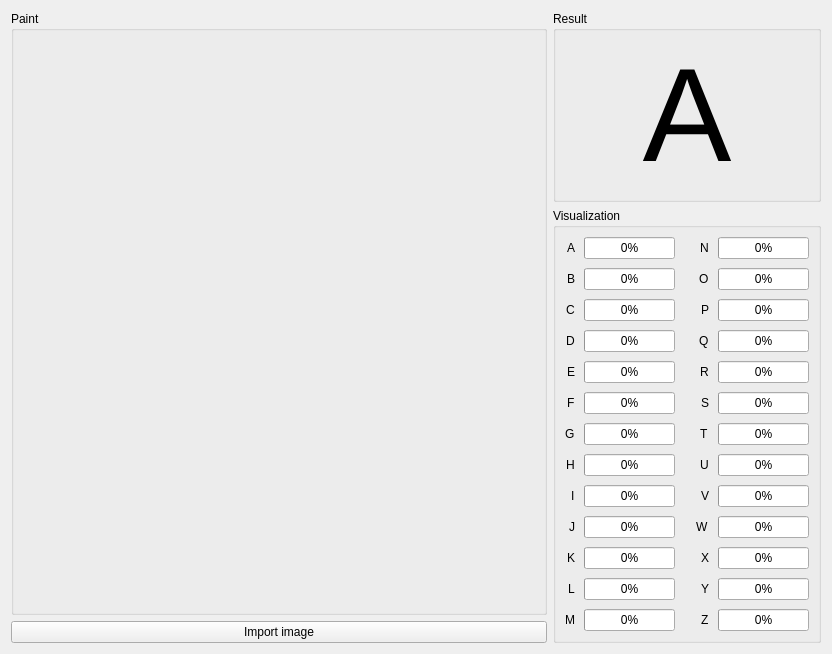
      <widget class="QWidget" name="recognitionTab">
       <attribute name="title">
        <string>Recognition</string>
       </attribute>
       <layout class="QHBoxLayout" name="horizontalLayout_4">
        <item>
         <layout class="QVBoxLayout" name="verticalLayout_11">
          <item>
           <widget class="QGroupBox" name="groupBox_9">
            <property name="title">
             <string>Paint</string>
            </property>
            <layout class="QHBoxLayout" name="horizontalLayout_7">
             <item>
              <widget class="ScribbleWidget" name="scribbleArea" native="true">
               <property name="sizePolicy">
                <sizepolicy hsizetype="Expanding" vsizetype="Expanding">
                 <horstretch>0</horstretch>
                 <verstretch>0</verstretch>
                </sizepolicy>
               </property>
               <property name="minimumSize">
                <size>
                 <width>512</width>
                 <height>512</height>
                </size>
               </property>
               <property name="maximumSize">
                <size>
                 <width>512</width>
                 <height>512</height>
                </size>
               </property>
               <property name="cursor">
                <cursorShape>PointingHandCursor</cursorShape>
               </property>
              </widget>
             </item>
            </layout>
           </widget>
          </item>
          <item>
           <widget class="QPushButton" name="imageImportButton">
            <property name="text">
             <string>Import image</string>
            </property>
           </widget>
          </item>
         </layout>
        </item>
        <item>
         <layout class="QVBoxLayout" name="verticalLayout_10">
          <item>
           <widget class="QGroupBox" name="groupBox_11">
            <property name="title">
             <string>Result</string>
            </property>
            <layout class="QHBoxLayout" name="horizontalLayout_3">
             <item>
              <widget class="QLabel" name="resultLabel">
               <property name="font">
                <font>
                 <pointsize>100</pointsize>
                </font>
               </property>
               <property name="text">
                <string>A</string>
               </property>
               <property name="alignment">
                <set>Qt::AlignCenter</set>
               </property>
              </widget>
             </item>
            </layout>
           </widget>
          </item>
          <item>
           <widget class="QGroupBox" name="groupBox_10">
            <property name="title">
             <string>Visualization</string>
            </property>
            <layout class="QHBoxLayout" name="horizontalLayout_5">
             <property name="spacing">
              <number>9</number>
             </property>
             <item>
              <layout class="QGridLayout" name="gridLayout_4">
               <item row="8" column="0" colspan="2">
                <widget class="QLabel" name="label_34">
                 <property name="sizePolicy">
                  <sizepolicy hsizetype="Fixed" vsizetype="Preferred">
                   <horstretch>0</horstretch>
                   <verstretch>0</verstretch>
                  </sizepolicy>
                 </property>
                 <property name="layoutDirection">
                  <enum>Qt::RightToLeft</enum>
                 </property>
                 <property name="text">
                  <string>I</string>
                 </property>
                </widget>
               </item>
               <item row="0" column="2">
                <widget class="QProgressBar" name="pctBar_A">
                 <property name="sizePolicy">
                  <sizepolicy hsizetype="Fixed" vsizetype="Fixed">
                   <horstretch>0</horstretch>
                   <verstretch>0</verstretch>
                  </sizepolicy>
                 </property>
                 <property name="value">
                  <number>0</number>
                 </property>
                </widget>
               </item>
               <item row="5" column="0" colspan="2">
                <widget class="QLabel" name="label_29">
                 <property name="sizePolicy">
                  <sizepolicy hsizetype="Fixed" vsizetype="Preferred">
                   <horstretch>0</horstretch>
                   <verstretch>0</verstretch>
                  </sizepolicy>
                 </property>
                 <property name="layoutDirection">
                  <enum>Qt::RightToLeft</enum>
                 </property>
                 <property name="text">
                  <string>F</string>
                 </property>
                </widget>
               </item>
               <item row="6" column="2">
                <widget class="QProgressBar" name="pctBar_G">
                 <property name="sizePolicy">
                  <sizepolicy hsizetype="Fixed" vsizetype="Fixed">
                   <horstretch>0</horstretch>
                   <verstretch>0</verstretch>
                  </sizepolicy>
                 </property>
                 <property name="value">
                  <number>0</number>
                 </property>
                </widget>
               </item>
               <item row="11" column="2">
                <widget class="QProgressBar" name="pctBar_L">
                 <property name="sizePolicy">
                  <sizepolicy hsizetype="Fixed" vsizetype="Fixed">
                   <horstretch>0</horstretch>
                   <verstretch>0</verstretch>
                  </sizepolicy>
                 </property>
                 <property name="value">
                  <number>0</number>
                 </property>
                </widget>
               </item>
               <item row="6" column="0" colspan="2">
                <widget class="QLabel" name="label_32">
                 <property name="sizePolicy">
                  <sizepolicy hsizetype="Fixed" vsizetype="Preferred">
                   <horstretch>0</horstretch>
                   <verstretch>0</verstretch>
                  </sizepolicy>
                 </property>
                 <property name="layoutDirection">
                  <enum>Qt::RightToLeft</enum>
                 </property>
                 <property name="text">
                  <string>G</string>
                 </property>
                </widget>
               </item>
               <item row="11" column="0" colspan="2">
                <widget class="QLabel" name="label_35">
                 <property name="sizePolicy">
                  <sizepolicy hsizetype="Fixed" vsizetype="Preferred">
                   <horstretch>0</horstretch>
                   <verstretch>0</verstretch>
                  </sizepolicy>
                 </property>
                 <property name="layoutDirection">
                  <enum>Qt::RightToLeft</enum>
                 </property>
                 <property name="text">
                  <string>L</string>
                 </property>
                </widget>
               </item>
               <item row="3" column="0" colspan="2">
                <widget class="QLabel" name="label_27">
                 <property name="sizePolicy">
                  <sizepolicy hsizetype="Fixed" vsizetype="Preferred">
                   <horstretch>0</horstretch>
                   <verstretch>0</verstretch>
                  </sizepolicy>
                 </property>
                 <property name="layoutDirection">
                  <enum>Qt::RightToLeft</enum>
                 </property>
                 <property name="text">
                  <string>D</string>
                 </property>
                </widget>
               </item>
               <item row="2" column="0" colspan="2">
                <widget class="QLabel" name="label_28">
                 <property name="sizePolicy">
                  <sizepolicy hsizetype="Fixed" vsizetype="Preferred">
                   <horstretch>0</horstretch>
                   <verstretch>0</verstretch>
                  </sizepolicy>
                 </property>
                 <property name="layoutDirection">
                  <enum>Qt::RightToLeft</enum>
                 </property>
                 <property name="text">
                  <string>C</string>
                 </property>
                </widget>
               </item>
               <item row="1" column="0" colspan="2">
                <widget class="QLabel" name="label_26">
                 <property name="sizePolicy">
                  <sizepolicy hsizetype="Fixed" vsizetype="Preferred">
                   <horstretch>0</horstretch>
                   <verstretch>0</verstretch>
                  </sizepolicy>
                 </property>
                 <property name="layoutDirection">
                  <enum>Qt::RightToLeft</enum>
                 </property>
                 <property name="text">
                  <string>B</string>
                 </property>
                </widget>
               </item>
               <item row="5" column="2">
                <widget class="QProgressBar" name="pctBar_F">
                 <property name="sizePolicy">
                  <sizepolicy hsizetype="Fixed" vsizetype="Fixed">
                   <horstretch>0</horstretch>
                   <verstretch>0</verstretch>
                  </sizepolicy>
                 </property>
                 <property name="value">
                  <number>0</number>
                 </property>
                </widget>
               </item>
               <item row="8" column="2">
                <widget class="QProgressBar" name="pctBar_I">
                 <property name="sizePolicy">
                  <sizepolicy hsizetype="Fixed" vsizetype="Fixed">
                   <horstretch>0</horstretch>
                   <verstretch>0</verstretch>
                  </sizepolicy>
                 </property>
                 <property name="value">
                  <number>0</number>
                 </property>
                </widget>
               </item>
               <item row="12" column="0" colspan="2">
                <widget class="QLabel" name="label_38">
                 <property name="sizePolicy">
                  <sizepolicy hsizetype="Fixed" vsizetype="Preferred">
                   <horstretch>0</horstretch>
                   <verstretch>0</verstretch>
                  </sizepolicy>
                 </property>
                 <property name="layoutDirection">
                  <enum>Qt::RightToLeft</enum>
                 </property>
                 <property name="text">
                  <string>M</string>
                 </property>
                </widget>
               </item>
               <item row="1" column="2">
                <widget class="QProgressBar" name="pctBar_B">
                 <property name="sizePolicy">
                  <sizepolicy hsizetype="Fixed" vsizetype="Fixed">
                   <horstretch>0</horstretch>
                   <verstretch>0</verstretch>
                  </sizepolicy>
                 </property>
                 <property name="value">
                  <number>0</number>
                 </property>
                </widget>
               </item>
               <item row="2" column="2">
                <widget class="QProgressBar" name="pctBar_C">
                 <property name="sizePolicy">
                  <sizepolicy hsizetype="Fixed" vsizetype="Fixed">
                   <horstretch>0</horstretch>
                   <verstretch>0</verstretch>
                  </sizepolicy>
                 </property>
                 <property name="value">
                  <number>0</number>
                 </property>
                </widget>
               </item>
               <item row="10" column="0" colspan="2">
                <widget class="QLabel" name="label_36">
                 <property name="sizePolicy">
                  <sizepolicy hsizetype="Fixed" vsizetype="Preferred">
                   <horstretch>0</horstretch>
                   <verstretch>0</verstretch>
                  </sizepolicy>
                 </property>
                 <property name="layoutDirection">
                  <enum>Qt::RightToLeft</enum>
                 </property>
                 <property name="text">
                  <string>K</string>
                 </property>
                </widget>
               </item>
               <item row="4" column="2">
                <widget class="QProgressBar" name="pctBar_E">
                 <property name="sizePolicy">
                  <sizepolicy hsizetype="Fixed" vsizetype="Fixed">
                   <horstretch>0</horstretch>
                   <verstretch>0</verstretch>
                  </sizepolicy>
                 </property>
                 <property name="value">
                  <number>0</number>
                 </property>
                </widget>
               </item>
               <item row="3" column="2">
                <widget class="QProgressBar" name="pctBar_D">
                 <property name="sizePolicy">
                  <sizepolicy hsizetype="Fixed" vsizetype="Fixed">
                   <horstretch>0</horstretch>
                   <verstretch>0</verstretch>
                  </sizepolicy>
                 </property>
                 <property name="value">
                  <number>0</number>
                 </property>
                </widget>
               </item>
               <item row="7" column="2">
                <widget class="QProgressBar" name="pctBar_H">
                 <property name="sizePolicy">
                  <sizepolicy hsizetype="Fixed" vsizetype="Fixed">
                   <horstretch>0</horstretch>
                   <verstretch>0</verstretch>
                  </sizepolicy>
                 </property>
                 <property name="value">
                  <number>0</number>
                 </property>
                </widget>
               </item>
               <item row="0" column="0" colspan="2">
                <widget class="QLabel" name="label_25">
                 <property name="sizePolicy">
                  <sizepolicy hsizetype="Fixed" vsizetype="Preferred">
                   <horstretch>0</horstretch>
                   <verstretch>0</verstretch>
                  </sizepolicy>
                 </property>
                 <property name="layoutDirection">
                  <enum>Qt::RightToLeft</enum>
                 </property>
                 <property name="text">
                  <string>A</string>
                 </property>
                </widget>
               </item>
               <item row="10" column="2">
                <widget class="QProgressBar" name="pctBar_K">
                 <property name="sizePolicy">
                  <sizepolicy hsizetype="Fixed" vsizetype="Fixed">
                   <horstretch>0</horstretch>
                   <verstretch>0</verstretch>
                  </sizepolicy>
                 </property>
                 <property name="value">
                  <number>0</number>
                 </property>
                </widget>
               </item>
               <item row="9" column="0" colspan="2">
                <widget class="QLabel" name="label_33">
                 <property name="sizePolicy">
                  <sizepolicy hsizetype="Fixed" vsizetype="Preferred">
                   <horstretch>0</horstretch>
                   <verstretch>0</verstretch>
                  </sizepolicy>
                 </property>
                 <property name="layoutDirection">
                  <enum>Qt::RightToLeft</enum>
                 </property>
                 <property name="text">
                  <string>J</string>
                 </property>
                </widget>
               </item>
               <item row="4" column="0" colspan="2">
                <widget class="QLabel" name="label_30">
                 <property name="sizePolicy">
                  <sizepolicy hsizetype="Fixed" vsizetype="Preferred">
                   <horstretch>0</horstretch>
                   <verstretch>0</verstretch>
                  </sizepolicy>
                 </property>
                 <property name="layoutDirection">
                  <enum>Qt::RightToLeft</enum>
                 </property>
                 <property name="text">
                  <string>E</string>
                 </property>
                </widget>
               </item>
               <item row="7" column="0" colspan="2">
                <widget class="QLabel" name="label_31">
                 <property name="sizePolicy">
                  <sizepolicy hsizetype="Fixed" vsizetype="Preferred">
                   <horstretch>0</horstretch>
                   <verstretch>0</verstretch>
                  </sizepolicy>
                 </property>
                 <property name="layoutDirection">
                  <enum>Qt::RightToLeft</enum>
                 </property>
                 <property name="text">
                  <string>H</string>
                 </property>
                </widget>
               </item>
               <item row="12" column="2">
                <widget class="QProgressBar" name="pctBar_M">
                 <property name="sizePolicy">
                  <sizepolicy hsizetype="Fixed" vsizetype="Fixed">
                   <horstretch>0</horstretch>
                   <verstretch>0</verstretch>
                  </sizepolicy>
                 </property>
                 <property name="value">
                  <number>0</number>
                 </property>
                </widget>
               </item>
               <item row="9" column="2">
                <widget class="QProgressBar" name="pctBar_J">
                 <property name="sizePolicy">
                  <sizepolicy hsizetype="Fixed" vsizetype="Fixed">
                   <horstretch>0</horstretch>
                   <verstretch>0</verstretch>
                  </sizepolicy>
                 </property>
                 <property name="value">
                  <number>0</number>
                 </property>
                </widget>
               </item>
              </layout>
             </item>
             <item>
              <layout class="QGridLayout" name="gridLayout_5">
               <property name="leftMargin">
                <number>12</number>
               </property>
               <item row="0" column="0">
                <widget class="QLabel" name="label_45">
                 <property name="sizePolicy">
                  <sizepolicy hsizetype="Fixed" vsizetype="Preferred">
                   <horstretch>0</horstretch>
                   <verstretch>0</verstretch>
                  </sizepolicy>
                 </property>
                 <property name="layoutDirection">
                  <enum>Qt::RightToLeft</enum>
                 </property>
                 <property name="text">
                  <string>N</string>
                 </property>
                </widget>
               </item>
               <item row="0" column="1">
                <widget class="QProgressBar" name="pctBar_N">
                 <property name="sizePolicy">
                  <sizepolicy hsizetype="Fixed" vsizetype="Fixed">
                   <horstretch>0</horstretch>
                   <verstretch>0</verstretch>
                  </sizepolicy>
                 </property>
                 <property name="value">
                  <number>0</number>
                 </property>
                </widget>
               </item>
               <item row="1" column="0">
                <widget class="QLabel" name="label_42">
                 <property name="sizePolicy">
                  <sizepolicy hsizetype="Fixed" vsizetype="Preferred">
                   <horstretch>0</horstretch>
                   <verstretch>0</verstretch>
                  </sizepolicy>
                 </property>
                 <property name="layoutDirection">
                  <enum>Qt::RightToLeft</enum>
                 </property>
                 <property name="text">
                  <string>O</string>
                 </property>
                </widget>
               </item>
               <item row="1" column="1">
                <widget class="QProgressBar" name="pctBar_O">
                 <property name="sizePolicy">
                  <sizepolicy hsizetype="Fixed" vsizetype="Fixed">
                   <horstretch>0</horstretch>
                   <verstretch>0</verstretch>
                  </sizepolicy>
                 </property>
                 <property name="value">
                  <number>0</number>
                 </property>
                </widget>
               </item>
               <item row="2" column="0">
                <widget class="QLabel" name="label_40">
                 <property name="sizePolicy">
                  <sizepolicy hsizetype="Fixed" vsizetype="Preferred">
                   <horstretch>0</horstretch>
                   <verstretch>0</verstretch>
                  </sizepolicy>
                 </property>
                 <property name="layoutDirection">
                  <enum>Qt::RightToLeft</enum>
                 </property>
                 <property name="text">
                  <string>P</string>
                 </property>
                </widget>
               </item>
               <item row="2" column="1">
                <widget class="QProgressBar" name="pctBar_P">
                 <property name="sizePolicy">
                  <sizepolicy hsizetype="Fixed" vsizetype="Fixed">
                   <horstretch>0</horstretch>
                   <verstretch>0</verstretch>
                  </sizepolicy>
                 </property>
                 <property name="value">
                  <number>0</number>
                 </property>
                </widget>
               </item>
               <item row="3" column="0">
                <widget class="QLabel" name="label_39">
                 <property name="sizePolicy">
                  <sizepolicy hsizetype="Fixed" vsizetype="Preferred">
                   <horstretch>0</horstretch>
                   <verstretch>0</verstretch>
                  </sizepolicy>
                 </property>
                 <property name="layoutDirection">
                  <enum>Qt::RightToLeft</enum>
                 </property>
                 <property name="text">
                  <string>Q</string>
                 </property>
                </widget>
               </item>
               <item row="3" column="1">
                <widget class="QProgressBar" name="pctBar_Q">
                 <property name="sizePolicy">
                  <sizepolicy hsizetype="Fixed" vsizetype="Fixed">
                   <horstretch>0</horstretch>
                   <verstretch>0</verstretch>
                  </sizepolicy>
                 </property>
                 <property name="value">
                  <number>0</number>
                 </property>
                </widget>
               </item>
               <item row="4" column="0">
                <widget class="QLabel" name="label_66">
                 <property name="sizePolicy">
                  <sizepolicy hsizetype="Fixed" vsizetype="Preferred">
                   <horstretch>0</horstretch>
                   <verstretch>0</verstretch>
                  </sizepolicy>
                 </property>
                 <property name="layoutDirection">
                  <enum>Qt::RightToLeft</enum>
                 </property>
                 <property name="text">
                  <string>R</string>
                 </property>
                </widget>
               </item>
               <item row="4" column="1">
                <widget class="QProgressBar" name="pctBar_R">
                 <property name="sizePolicy">
                  <sizepolicy hsizetype="Fixed" vsizetype="Fixed">
                   <horstretch>0</horstretch>
                   <verstretch>0</verstretch>
                  </sizepolicy>
                 </property>
                 <property name="value">
                  <number>0</number>
                 </property>
                </widget>
               </item>
               <item row="5" column="0">
                <widget class="QLabel" name="label_47">
                 <property name="sizePolicy">
                  <sizepolicy hsizetype="Fixed" vsizetype="Preferred">
                   <horstretch>0</horstretch>
                   <verstretch>0</verstretch>
                  </sizepolicy>
                 </property>
                 <property name="layoutDirection">
                  <enum>Qt::RightToLeft</enum>
                 </property>
                 <property name="text">
                  <string>S</string>
                 </property>
                </widget>
               </item>
               <item row="5" column="1">
                <widget class="QProgressBar" name="pctBar_S">
                 <property name="sizePolicy">
                  <sizepolicy hsizetype="Fixed" vsizetype="Fixed">
                   <horstretch>0</horstretch>
                   <verstretch>0</verstretch>
                  </sizepolicy>
                 </property>
                 <property name="value">
                  <number>0</number>
                 </property>
                </widget>
               </item>
               <item row="6" column="0">
                <widget class="QLabel" name="label_48">
                 <property name="sizePolicy">
                  <sizepolicy hsizetype="Fixed" vsizetype="Preferred">
                   <horstretch>0</horstretch>
                   <verstretch>0</verstretch>
                  </sizepolicy>
                 </property>
                 <property name="layoutDirection">
                  <enum>Qt::RightToLeft</enum>
                 </property>
                 <property name="text">
                  <string>T</string>
                 </property>
                </widget>
               </item>
               <item row="6" column="1">
                <widget class="QProgressBar" name="pctBar_T">
                 <property name="sizePolicy">
                  <sizepolicy hsizetype="Fixed" vsizetype="Fixed">
                   <horstretch>0</horstretch>
                   <verstretch>0</verstretch>
                  </sizepolicy>
                 </property>
                 <property name="value">
                  <number>0</number>
                 </property>
                </widget>
               </item>
               <item row="7" column="0">
                <widget class="QLabel" name="label_49">
                 <property name="sizePolicy">
                  <sizepolicy hsizetype="Fixed" vsizetype="Preferred">
                   <horstretch>0</horstretch>
                   <verstretch>0</verstretch>
                  </sizepolicy>
                 </property>
                 <property name="layoutDirection">
                  <enum>Qt::RightToLeft</enum>
                 </property>
                 <property name="text">
                  <string>U</string>
                 </property>
                </widget>
               </item>
               <item row="7" column="1">
                <widget class="QProgressBar" name="pctBar_U">
                 <property name="sizePolicy">
                  <sizepolicy hsizetype="Fixed" vsizetype="Fixed">
                   <horstretch>0</horstretch>
                   <verstretch>0</verstretch>
                  </sizepolicy>
                 </property>
                 <property name="value">
                  <number>0</number>
                 </property>
                </widget>
               </item>
               <item row="8" column="0">
                <widget class="QLabel" name="label_50">
                 <property name="sizePolicy">
                  <sizepolicy hsizetype="Fixed" vsizetype="Preferred">
                   <horstretch>0</horstretch>
                   <verstretch>0</verstretch>
                  </sizepolicy>
                 </property>
                 <property name="layoutDirection">
                  <enum>Qt::RightToLeft</enum>
                 </property>
                 <property name="text">
                  <string>V</string>
                 </property>
                </widget>
               </item>
               <item row="8" column="1">
                <widget class="QProgressBar" name="pctBar_V">
                 <property name="sizePolicy">
                  <sizepolicy hsizetype="Fixed" vsizetype="Fixed">
                   <horstretch>0</horstretch>
                   <verstretch>0</verstretch>
                  </sizepolicy>
                 </property>
                 <property name="value">
                  <number>0</number>
                 </property>
                </widget>
               </item>
               <item row="9" column="0">
                <widget class="QLabel" name="label_46">
                 <property name="sizePolicy">
                  <sizepolicy hsizetype="Fixed" vsizetype="Preferred">
                   <horstretch>0</horstretch>
                   <verstretch>0</verstretch>
                  </sizepolicy>
                 </property>
                 <property name="layoutDirection">
                  <enum>Qt::RightToLeft</enum>
                 </property>
                 <property name="text">
                  <string>W</string>
                 </property>
                </widget>
               </item>
               <item row="9" column="1">
                <widget class="QProgressBar" name="pctBar_W">
                 <property name="sizePolicy">
                  <sizepolicy hsizetype="Fixed" vsizetype="Fixed">
                   <horstretch>0</horstretch>
                   <verstretch>0</verstretch>
                  </sizepolicy>
                 </property>
                 <property name="value">
                  <number>0</number>
                 </property>
                </widget>
               </item>
               <item row="10" column="0">
                <widget class="QLabel" name="label_41">
                 <property name="sizePolicy">
                  <sizepolicy hsizetype="Fixed" vsizetype="Preferred">
                   <horstretch>0</horstretch>
                   <verstretch>0</verstretch>
                  </sizepolicy>
                 </property>
                 <property name="layoutDirection">
                  <enum>Qt::RightToLeft</enum>
                 </property>
                 <property name="text">
                  <string>X</string>
                 </property>
                </widget>
               </item>
               <item row="10" column="1">
                <widget class="QProgressBar" name="pctBar_X">
                 <property name="sizePolicy">
                  <sizepolicy hsizetype="Fixed" vsizetype="Fixed">
                   <horstretch>0</horstretch>
                   <verstretch>0</verstretch>
                  </sizepolicy>
                 </property>
                 <property name="value">
                  <number>0</number>
                 </property>
                </widget>
               </item>
               <item row="11" column="0">
                <widget class="QLabel" name="label_44">
                 <property name="sizePolicy">
                  <sizepolicy hsizetype="Fixed" vsizetype="Preferred">
                   <horstretch>0</horstretch>
                   <verstretch>0</verstretch>
                  </sizepolicy>
                 </property>
                 <property name="layoutDirection">
                  <enum>Qt::RightToLeft</enum>
                 </property>
                 <property name="text">
                  <string>Y</string>
                 </property>
                </widget>
               </item>
               <item row="11" column="1">
                <widget class="QProgressBar" name="pctBar_Y">
                 <property name="sizePolicy">
                  <sizepolicy hsizetype="Fixed" vsizetype="Fixed">
                   <horstretch>0</horstretch>
                   <verstretch>0</verstretch>
                  </sizepolicy>
                 </property>
                 <property name="value">
                  <number>0</number>
                 </property>
                </widget>
               </item>
               <item row="12" column="0">
                <widget class="QLabel" name="label_43">
                 <property name="sizePolicy">
                  <sizepolicy hsizetype="Fixed" vsizetype="Preferred">
                   <horstretch>0</horstretch>
                   <verstretch>0</verstretch>
                  </sizepolicy>
                 </property>
                 <property name="layoutDirection">
                  <enum>Qt::RightToLeft</enum>
                 </property>
                 <property name="text">
                  <string>Z</string>
                 </property>
                </widget>
               </item>
               <item row="12" column="1">
                <widget class="QProgressBar" name="pctBar_Z">
                 <property name="sizePolicy">
                  <sizepolicy hsizetype="Fixed" vsizetype="Fixed">
                   <horstretch>0</horstretch>
                   <verstretch>0</verstretch>
                  </sizepolicy>
                 </property>
                 <property name="value">
                  <number>0</number>
                 </property>
                </widget>
               </item>
              </layout>
             </item>
            </layout>
           </widget>
          </item>
         </layout>
        </item>
       </layout>
      </widget>
